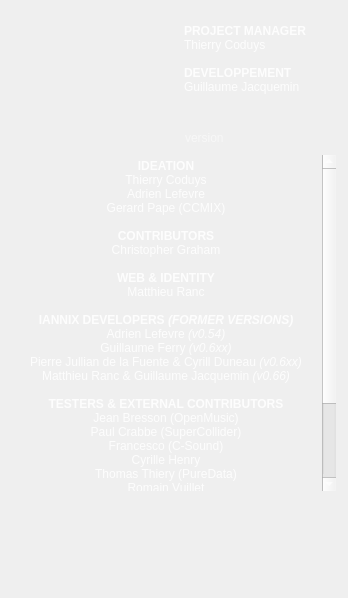
<?xml version="1.0" encoding="UTF-8"?>
<ui version="4.0">
 <class>UiAbout</class>
 <widget class="QWidget" name="UiAbout">
  <property name="geometry">
   <rect>
    <x>0</x>
    <y>0</y>
    <width>348</width>
    <height>598</height>
   </rect>
  </property>
  <property name="minimumSize">
   <size>
    <width>348</width>
    <height>598</height>
   </size>
  </property>
  <property name="maximumSize">
   <size>
    <width>348</width>
    <height>598</height>
   </size>
  </property>
  <property name="windowTitle">
   <string>About IanniX</string>
  </property>
  <property name="styleSheet">
   <string notr="true">QWidget {
	font: 12px &quot;Arial&quot;;
	color: rgba(255, 255, 255, 220);
}
QWidget#version {
	color: rgba(255, 255, 255, 128);
}

QTextEdit {
	background: transparent;
	border: 0px solid transparent;
}</string>
  </property>
  <widget class="QLabel" name="picture">
   <property name="geometry">
    <rect>
     <x>0</x>
     <y>0</y>
     <width>350</width>
     <height>600</height>
    </rect>
   </property>
   <property name="minimumSize">
    <size>
     <width>350</width>
     <height>600</height>
    </size>
   </property>
   <property name="maximumSize">
    <size>
     <width>350</width>
     <height>600</height>
    </size>
   </property>
   <property name="text">
    <string/>
   </property>
   <property name="pixmap">
    <pixmap resource="../icons/IanniX.qrc">:/general/res_about.png</pixmap>
   </property>
  </widget>
  <widget class="QTextEdit" name="credits">
   <property name="geometry">
    <rect>
     <x>10</x>
     <y>155</y>
     <width>326</width>
     <height>336</height>
    </rect>
   </property>
   <property name="focusPolicy">
    <enum>Qt::NoFocus</enum>
   </property>
   <property name="readOnly">
    <bool>true</bool>
   </property>
   <property name="html">
    <string>&lt;!DOCTYPE HTML PUBLIC &quot;-//W3C//DTD HTML 4.0//EN&quot; &quot;http://www.w3.org/TR/REC-html40/strict.dtd&quot;&gt;
&lt;html&gt;&lt;head&gt;&lt;meta name=&quot;qrichtext&quot; content=&quot;1&quot; /&gt;&lt;style type=&quot;text/css&quot;&gt;
p, li { white-space: pre-wrap; }
&lt;/style&gt;&lt;/head&gt;&lt;body style=&quot; font-family:'Arial'; font-size:12px; font-weight:400; font-style:normal;&quot;&gt;
&lt;p align=&quot;center&quot; style=&quot; margin-top:0px; margin-bottom:0px; margin-left:0px; margin-right:0px; -qt-block-indent:0; text-indent:0px;&quot;&gt;&lt;span style=&quot; font-size:12px; font-weight:600;&quot;&gt;IDEATION&lt;/span&gt;&lt;/p&gt;
&lt;p align=&quot;center&quot; style=&quot; margin-top:0px; margin-bottom:0px; margin-left:0px; margin-right:0px; -qt-block-indent:0; text-indent:0px;&quot;&gt;&lt;span style=&quot; font-size:12px;&quot;&gt;Thierry Coduys&lt;/span&gt;&lt;/p&gt;
&lt;p align=&quot;center&quot; style=&quot; margin-top:0px; margin-bottom:0px; margin-left:0px; margin-right:0px; -qt-block-indent:0; text-indent:0px;&quot;&gt;&lt;span style=&quot; font-size:12px;&quot;&gt;Adrien Lefevre&lt;/span&gt;&lt;/p&gt;
&lt;p align=&quot;center&quot; style=&quot; margin-top:0px; margin-bottom:0px; margin-left:0px; margin-right:0px; -qt-block-indent:0; text-indent:0px;&quot;&gt;&lt;span style=&quot; font-size:12px;&quot;&gt;Gerard Pape (CCMIX)&lt;/span&gt;&lt;/p&gt;
&lt;p align=&quot;center&quot; style=&quot;-qt-paragraph-type:empty; margin-top:0px; margin-bottom:0px; margin-left:0px; margin-right:0px; -qt-block-indent:0; text-indent:0px; font-style:italic;&quot;&gt;&lt;br /&gt;&lt;/p&gt;
&lt;p align=&quot;center&quot; style=&quot; margin-top:0px; margin-bottom:0px; margin-left:0px; margin-right:0px; -qt-block-indent:0; text-indent:0px;&quot;&gt;&lt;span style=&quot; font-size:12px; font-weight:600;&quot;&gt;CONTRIBUTORS&lt;/span&gt;&lt;/p&gt;
&lt;p align=&quot;center&quot; style=&quot; margin-top:0px; margin-bottom:0px; margin-left:0px; margin-right:0px; -qt-block-indent:0; text-indent:0px;&quot;&gt;&lt;span style=&quot; font-size:12px;&quot;&gt;Christopher Graham&lt;/span&gt;&lt;/p&gt;
&lt;p align=&quot;center&quot; style=&quot;-qt-paragraph-type:empty; margin-top:0px; margin-bottom:0px; margin-left:0px; margin-right:0px; -qt-block-indent:0; text-indent:0px;&quot;&gt;&lt;br /&gt;&lt;/p&gt;
&lt;p align=&quot;center&quot; style=&quot; margin-top:0px; margin-bottom:0px; margin-left:0px; margin-right:0px; -qt-block-indent:0; text-indent:0px;&quot;&gt;&lt;span style=&quot; font-size:12px; font-weight:600;&quot;&gt;WEB &amp;amp; IDENTITY&lt;/span&gt;&lt;/p&gt;
&lt;p align=&quot;center&quot; style=&quot; margin-top:0px; margin-bottom:0px; margin-left:0px; margin-right:0px; -qt-block-indent:0; text-indent:0px;&quot;&gt;&lt;span style=&quot; font-size:12px;&quot;&gt;Matthieu Ranc&lt;/span&gt;&lt;/p&gt;
&lt;p align=&quot;center&quot; style=&quot;-qt-paragraph-type:empty; margin-top:0px; margin-bottom:0px; margin-left:0px; margin-right:0px; -qt-block-indent:0; text-indent:0px;&quot;&gt;&lt;br /&gt;&lt;/p&gt;
&lt;p align=&quot;center&quot; style=&quot; margin-top:0px; margin-bottom:0px; margin-left:0px; margin-right:0px; -qt-block-indent:0; text-indent:0px;&quot;&gt;&lt;span style=&quot; font-size:12px; font-weight:600;&quot;&gt;IANNIX DEVELOPERS &lt;/span&gt;&lt;span style=&quot; font-size:12px; font-weight:600; font-style:italic;&quot;&gt;(FORMER VERSIONS)&lt;/span&gt;&lt;/p&gt;
&lt;p align=&quot;center&quot; style=&quot; margin-top:0px; margin-bottom:0px; margin-left:0px; margin-right:0px; -qt-block-indent:0; text-indent:0px;&quot;&gt;&lt;span style=&quot; font-size:12px;&quot;&gt;Adrien Lefevre &lt;/span&gt;&lt;span style=&quot; font-size:12px; font-style:italic;&quot;&gt;(v0.54)&lt;/span&gt;&lt;/p&gt;
&lt;p align=&quot;center&quot; style=&quot; margin-top:0px; margin-bottom:0px; margin-left:0px; margin-right:0px; -qt-block-indent:0; text-indent:0px;&quot;&gt;&lt;span style=&quot; font-size:12px;&quot;&gt;Guillaume Ferry &lt;/span&gt;&lt;span style=&quot; font-size:12px; font-style:italic;&quot;&gt;(v0.6xx)&lt;/span&gt;&lt;/p&gt;
&lt;p align=&quot;center&quot; style=&quot; margin-top:0px; margin-bottom:0px; margin-left:0px; margin-right:0px; -qt-block-indent:0; text-indent:0px;&quot;&gt;&lt;span style=&quot; font-size:12px;&quot;&gt;Pierre Jullian de la Fuente &amp;amp; Cyrill Duneau &lt;/span&gt;&lt;span style=&quot; font-size:12px; font-style:italic;&quot;&gt;(v0.6xx)&lt;/span&gt;&lt;/p&gt;
&lt;p align=&quot;center&quot; style=&quot; margin-top:0px; margin-bottom:0px; margin-left:0px; margin-right:0px; -qt-block-indent:0; text-indent:0px;&quot;&gt;&lt;span style=&quot; font-size:12px;&quot;&gt;Matthieu Ranc &amp;amp; Guillaume Jacquemin &lt;/span&gt;&lt;span style=&quot; font-size:12px; font-style:italic;&quot;&gt;(v0.66)&lt;/span&gt;&lt;/p&gt;
&lt;p align=&quot;center&quot; style=&quot;-qt-paragraph-type:empty; margin-top:0px; margin-bottom:0px; margin-left:0px; margin-right:0px; -qt-block-indent:0; text-indent:0px; font-style:italic;&quot;&gt;&lt;br /&gt;&lt;/p&gt;
&lt;p align=&quot;center&quot; style=&quot; margin-top:0px; margin-bottom:0px; margin-left:0px; margin-right:0px; -qt-block-indent:0; text-indent:0px;&quot;&gt;&lt;span style=&quot; font-size:12px; font-weight:600;&quot;&gt;TESTERS &amp;amp; EXTERNAL CONTRIBUTORS&lt;/span&gt;&lt;/p&gt;
&lt;p align=&quot;center&quot; style=&quot; margin-top:0px; margin-bottom:0px; margin-left:0px; margin-right:0px; -qt-block-indent:0; text-indent:0px;&quot;&gt;&lt;span style=&quot; font-size:12px;&quot;&gt;Jean Bresson (OpenMusic)&lt;/span&gt;&lt;/p&gt;
&lt;p align=&quot;center&quot; style=&quot; margin-top:0px; margin-bottom:0px; margin-left:0px; margin-right:0px; -qt-block-indent:0; text-indent:0px;&quot;&gt;&lt;span style=&quot; font-size:12px;&quot;&gt;Paul Crabbe (SuperCollider)&lt;/span&gt;&lt;/p&gt;
&lt;p align=&quot;center&quot; style=&quot; margin-top:0px; margin-bottom:0px; margin-left:0px; margin-right:0px; -qt-block-indent:0; text-indent:0px;&quot;&gt;&lt;span style=&quot; font-size:12px;&quot;&gt;Francesco (C-Sound)&lt;/span&gt;&lt;/p&gt;
&lt;p align=&quot;center&quot; style=&quot; margin-top:0px; margin-bottom:0px; margin-left:0px; margin-right:0px; -qt-block-indent:0; text-indent:0px;&quot;&gt;&lt;span style=&quot; font-size:12px;&quot;&gt;Cyrille Henry&lt;/span&gt;&lt;/p&gt;
&lt;p align=&quot;center&quot; style=&quot; margin-top:0px; margin-bottom:0px; margin-left:0px; margin-right:0px; -qt-block-indent:0; text-indent:0px;&quot;&gt;&lt;span style=&quot; font-size:12px;&quot;&gt;Thomas Thiery (PureData)&lt;/span&gt;&lt;/p&gt;
&lt;p align=&quot;center&quot; style=&quot; margin-top:0px; margin-bottom:0px; margin-left:0px; margin-right:0px; -qt-block-indent:0; text-indent:0px;&quot;&gt;&lt;span style=&quot; font-size:12px;&quot;&gt;Romain Vuillet&lt;/span&gt;&lt;/p&gt;
&lt;p align=&quot;center&quot; style=&quot;-qt-paragraph-type:empty; margin-top:0px; margin-bottom:0px; margin-left:0px; margin-right:0px; -qt-block-indent:0; text-indent:0px; font-style:italic;&quot;&gt;&lt;br /&gt;&lt;/p&gt;
&lt;p align=&quot;center&quot; style=&quot; margin-top:0px; margin-bottom:0px; margin-left:0px; margin-right:0px; -qt-block-indent:0; text-indent:0px;&quot;&gt;&lt;span style=&quot; font-size:12px; font-weight:600;&quot;&gt;THANKS TO&lt;/span&gt;&lt;/p&gt;
&lt;p align=&quot;center&quot; style=&quot; margin-top:0px; margin-bottom:0px; margin-left:0px; margin-right:0px; -qt-block-indent:0; text-indent:0px;&quot;&gt;&lt;span style=&quot; font-size:12px;&quot;&gt;Etienne Mathé (documentation), Joachim Montessuis and all users for their observations and suggestions and AFIM (Association Française d'Informatique Musicale).&lt;/span&gt;&lt;/p&gt;
&lt;p align=&quot;center&quot; style=&quot;-qt-paragraph-type:empty; margin-top:0px; margin-bottom:0px; margin-left:0px; margin-right:0px; -qt-block-indent:0; text-indent:0px;&quot;&gt;&lt;br /&gt;&lt;/p&gt;
&lt;p align=&quot;center&quot; style=&quot; margin-top:0px; margin-bottom:0px; margin-left:0px; margin-right:0px; -qt-block-indent:0; text-indent:0px;&quot;&gt;&lt;span style=&quot; font-size:12px;&quot;&gt;Visit &lt;/span&gt;&lt;a href=&quot;http://www.iannix.org&quot;&gt;&lt;span style=&quot; font-size:12px; text-decoration: underline; color:#000000;&quot;&gt;http://www.iannix.org&lt;/span&gt;&lt;/a&gt;&lt;span style=&quot; font-size:12px;&quot;&gt; for more information !&lt;/span&gt;&lt;/p&gt;&lt;/body&gt;&lt;/html&gt;</string>
   </property>
   <property name="textInteractionFlags">
    <set>Qt::LinksAccessibleByMouse|Qt::TextSelectableByMouse</set>
   </property>
  </widget>
  <widget class="QLabel" name="version">
   <property name="geometry">
    <rect>
     <x>185</x>
     <y>125</y>
     <width>146</width>
     <height>26</height>
    </rect>
   </property>
   <property name="text">
    <string>version</string>
   </property>
   <property name="alignment">
    <set>Qt::AlignLeading|Qt::AlignLeft|Qt::AlignVCenter</set>
   </property>
  </widget>
  <widget class="QTextEdit" name="header">
   <property name="geometry">
    <rect>
     <x>180</x>
     <y>20</y>
     <width>151</width>
     <height>86</height>
    </rect>
   </property>
   <property name="focusPolicy">
    <enum>Qt::NoFocus</enum>
   </property>
   <property name="readOnly">
    <bool>true</bool>
   </property>
   <property name="html">
    <string>&lt;!DOCTYPE HTML PUBLIC &quot;-//W3C//DTD HTML 4.0//EN&quot; &quot;http://www.w3.org/TR/REC-html40/strict.dtd&quot;&gt;
&lt;html&gt;&lt;head&gt;&lt;meta name=&quot;qrichtext&quot; content=&quot;1&quot; /&gt;&lt;style type=&quot;text/css&quot;&gt;
p, li { white-space: pre-wrap; }
&lt;/style&gt;&lt;/head&gt;&lt;body style=&quot; font-family:'Arial'; font-size:12px; font-weight:400; font-style:normal;&quot;&gt;
&lt;p style=&quot; margin-top:0px; margin-bottom:0px; margin-left:0px; margin-right:0px; -qt-block-indent:0; text-indent:0px;&quot;&gt;&lt;span style=&quot; font-size:12px; font-weight:600;&quot;&gt;PROJECT MANAGER&lt;/span&gt;&lt;/p&gt;
&lt;p style=&quot; margin-top:0px; margin-bottom:0px; margin-left:0px; margin-right:0px; -qt-block-indent:0; text-indent:0px;&quot;&gt;&lt;span style=&quot; font-size:12px;&quot;&gt;Thierry Coduys&lt;/span&gt;&lt;/p&gt;
&lt;p style=&quot;-qt-paragraph-type:empty; margin-top:0px; margin-bottom:0px; margin-left:0px; margin-right:0px; -qt-block-indent:0; text-indent:0px;&quot;&gt;&lt;br /&gt;&lt;/p&gt;
&lt;p style=&quot; margin-top:0px; margin-bottom:0px; margin-left:0px; margin-right:0px; -qt-block-indent:0; text-indent:0px;&quot;&gt;&lt;span style=&quot; font-size:12px; font-weight:600;&quot;&gt;DEVELOPPEMENT&lt;/span&gt;&lt;/p&gt;
&lt;p style=&quot; margin-top:0px; margin-bottom:0px; margin-left:0px; margin-right:0px; -qt-block-indent:0; text-indent:0px;&quot;&gt;&lt;span style=&quot; font-size:12px;&quot;&gt;Guillaume Jacquemin&lt;/span&gt;&lt;/p&gt;&lt;/body&gt;&lt;/html&gt;</string>
   </property>
   <property name="textInteractionFlags">
    <set>Qt::LinksAccessibleByMouse|Qt::TextSelectableByMouse</set>
   </property>
  </widget>
 </widget>
 <tabstops>
  <tabstop>header</tabstop>
  <tabstop>credits</tabstop>
 </tabstops>
 <resources>
  <include location="../icons/IanniX.qrc"/>
  <include location="../icons/IanniX.qrc"/>
 </resources>
 <connections/>
</ui>
